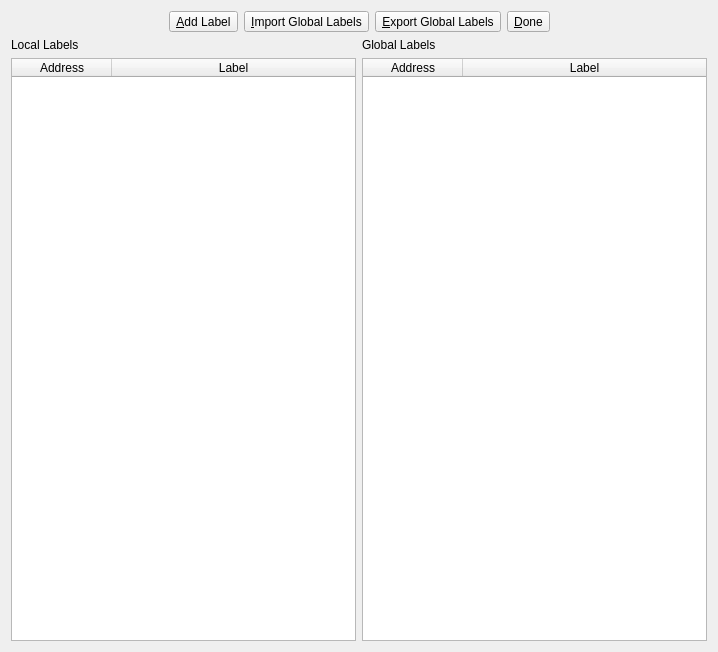
<?xml version="1.0" encoding="UTF-8"?>
<ui version="4.0">
 <class>labelswindow</class>
 <widget class="QDialog" name="labelswindow">
  <property name="geometry">
   <rect>
    <x>0</x>
    <y>0</y>
    <width>718</width>
    <height>652</height>
   </rect>
  </property>
  <property name="windowTitle">
   <string>Labels Manager</string>
  </property>
  <layout class="QVBoxLayout" name="verticalLayout_4">
   <item>
    <layout class="QHBoxLayout" name="horizontalLayout">
     <item>
      <spacer name="horizontalSpacer">
       <property name="orientation">
        <enum>Qt::Horizontal</enum>
       </property>
       <property name="sizeHint" stdset="0">
        <size>
         <width>40</width>
         <height>20</height>
        </size>
       </property>
      </spacer>
     </item>
     <item>
      <widget class="QToolButton" name="addLabelButton">
       <property name="focusPolicy">
        <enum>Qt::NoFocus</enum>
       </property>
       <property name="text">
        <string>&amp;Add Label</string>
       </property>
       <property name="icon">
        <iconset resource="frida.qrc">
         <normaloff>:/icons/document-edit.png</normaloff>:/icons/document-edit.png</iconset>
       </property>
       <property name="shortcut">
        <string>Alt+A</string>
       </property>
       <property name="toolButtonStyle">
        <enum>Qt::ToolButtonTextBesideIcon</enum>
       </property>
      </widget>
     </item>
     <item>
      <widget class="QToolButton" name="importButton">
       <property name="focusPolicy">
        <enum>Qt::NoFocus</enum>
       </property>
       <property name="text">
        <string>&amp;Import Global Labels</string>
       </property>
       <property name="icon">
        <iconset resource="frida.qrc">
         <normaloff>:/icons/document-import.png</normaloff>:/icons/document-import.png</iconset>
       </property>
       <property name="shortcut">
        <string>Alt+I</string>
       </property>
       <property name="toolButtonStyle">
        <enum>Qt::ToolButtonTextBesideIcon</enum>
       </property>
      </widget>
     </item>
     <item>
      <widget class="QToolButton" name="exportButton">
       <property name="focusPolicy">
        <enum>Qt::NoFocus</enum>
       </property>
       <property name="text">
        <string>&amp;Export Global Labels</string>
       </property>
       <property name="icon">
        <iconset resource="frida.qrc">
         <normaloff>:/icons/document-export.png</normaloff>:/icons/document-export.png</iconset>
       </property>
       <property name="shortcut">
        <string>Alt+E</string>
       </property>
       <property name="toolButtonStyle">
        <enum>Qt::ToolButtonTextBesideIcon</enum>
       </property>
      </widget>
     </item>
     <item>
      <widget class="QToolButton" name="doneButton">
       <property name="focusPolicy">
        <enum>Qt::NoFocus</enum>
       </property>
       <property name="text">
        <string>&amp;Done</string>
       </property>
       <property name="icon">
        <iconset resource="frida.qrc">
         <normaloff>:/icons/document-close.png</normaloff>:/icons/document-close.png</iconset>
       </property>
       <property name="toolButtonStyle">
        <enum>Qt::ToolButtonTextBesideIcon</enum>
       </property>
      </widget>
     </item>
     <item>
      <spacer name="horizontalSpacer_2">
       <property name="orientation">
        <enum>Qt::Horizontal</enum>
       </property>
       <property name="sizeHint" stdset="0">
        <size>
         <width>40</width>
         <height>20</height>
        </size>
       </property>
      </spacer>
     </item>
    </layout>
   </item>
   <item>
    <layout class="QHBoxLayout" name="horizontalLayout_2">
     <item>
      <layout class="QVBoxLayout" name="verticalLayout">
       <item>
        <widget class="QLabel" name="labelLocalLabels">
         <property name="text">
          <string>Local Labels</string>
         </property>
        </widget>
       </item>
       <item>
        <widget class="QTableWidget" name="tableLocalLabels">
         <property name="contextMenuPolicy">
          <enum>Qt::ActionsContextMenu</enum>
         </property>
         <property name="editTriggers">
          <set>QAbstractItemView::AnyKeyPressed|QAbstractItemView::DoubleClicked</set>
         </property>
         <property name="selectionMode">
          <enum>QAbstractItemView::SingleSelection</enum>
         </property>
         <property name="sortingEnabled">
          <bool>true</bool>
         </property>
         <attribute name="horizontalHeaderShowSortIndicator" stdset="0">
          <bool>true</bool>
         </attribute>
         <attribute name="horizontalHeaderStretchLastSection">
          <bool>true</bool>
         </attribute>
         <attribute name="verticalHeaderVisible">
          <bool>false</bool>
         </attribute>
         <attribute name="verticalHeaderDefaultSectionSize">
          <number>21</number>
         </attribute>
         <column>
          <property name="text">
           <string>Address</string>
          </property>
         </column>
         <column>
          <property name="text">
           <string>Label</string>
          </property>
         </column>
        </widget>
       </item>
      </layout>
     </item>
     <item>
      <layout class="QVBoxLayout" name="verticalLayout_2">
       <item>
        <widget class="QLabel" name="labelGlobalLabels">
         <property name="text">
          <string>Global Labels</string>
         </property>
        </widget>
       </item>
       <item>
        <widget class="QTableWidget" name="tableGlobalLabels">
         <property name="contextMenuPolicy">
          <enum>Qt::ActionsContextMenu</enum>
         </property>
         <property name="editTriggers">
          <set>QAbstractItemView::AnyKeyPressed|QAbstractItemView::DoubleClicked</set>
         </property>
         <property name="selectionMode">
          <enum>QAbstractItemView::SingleSelection</enum>
         </property>
         <property name="sortingEnabled">
          <bool>true</bool>
         </property>
         <attribute name="horizontalHeaderShowSortIndicator" stdset="0">
          <bool>true</bool>
         </attribute>
         <attribute name="horizontalHeaderStretchLastSection">
          <bool>true</bool>
         </attribute>
         <attribute name="verticalHeaderVisible">
          <bool>false</bool>
         </attribute>
         <attribute name="verticalHeaderDefaultSectionSize">
          <number>21</number>
         </attribute>
         <column>
          <property name="text">
           <string>Address</string>
          </property>
         </column>
         <column>
          <property name="text">
           <string>Label</string>
          </property>
         </column>
        </widget>
       </item>
      </layout>
     </item>
    </layout>
   </item>
  </layout>
  <action name="actionChange_To_Local_Label">
   <property name="text">
    <string>Change To Local Label</string>
   </property>
   <property name="shortcut">
    <string>L</string>
   </property>
  </action>
  <action name="actionChange_To_Global_Label">
   <property name="text">
    <string>Change To Global Label</string>
   </property>
   <property name="toolTip">
    <string>Change To Global Label</string>
   </property>
   <property name="shortcut">
    <string>G</string>
   </property>
  </action>
  <action name="actionDelete_Label">
   <property name="text">
    <string>Delete Label</string>
   </property>
   <property name="shortcut">
    <string>Del</string>
   </property>
  </action>
 </widget>
 <resources>
  <include location="frida.qrc"/>
 </resources>
 <connections>
  <connection>
   <sender>actionChange_To_Local_Label</sender>
   <signal>triggered()</signal>
   <receiver>labelswindow</receiver>
   <slot>actionChange_To_Local_Label()</slot>
   <hints>
    <hint type="sourcelabel">
     <x>-1</x>
     <y>-1</y>
    </hint>
    <hint type="destinationlabel">
     <x>364</x>
     <y>240</y>
    </hint>
   </hints>
  </connection>
  <connection>
   <sender>actionChange_To_Global_Label</sender>
   <signal>triggered()</signal>
   <receiver>labelswindow</receiver>
   <slot>actionChange_To_Global_Label()</slot>
   <hints>
    <hint type="sourcelabel">
     <x>-1</x>
     <y>-1</y>
    </hint>
    <hint type="destinationlabel">
     <x>364</x>
     <y>240</y>
    </hint>
   </hints>
  </connection>
  <connection>
   <sender>actionDelete_Label</sender>
   <signal>triggered()</signal>
   <receiver>labelswindow</receiver>
   <slot>actionDelete_Label()</slot>
   <hints>
    <hint type="sourcelabel">
     <x>-1</x>
     <y>-1</y>
    </hint>
    <hint type="destinationlabel">
     <x>364</x>
     <y>240</y>
    </hint>
   </hints>
  </connection>
 </connections>
 <slots>
  <slot>actionChange_To_Local_Label()</slot>
  <slot>actionChange_To_Global_Label()</slot>
  <slot>actionDelete_Label()</slot>
 </slots>
</ui>
